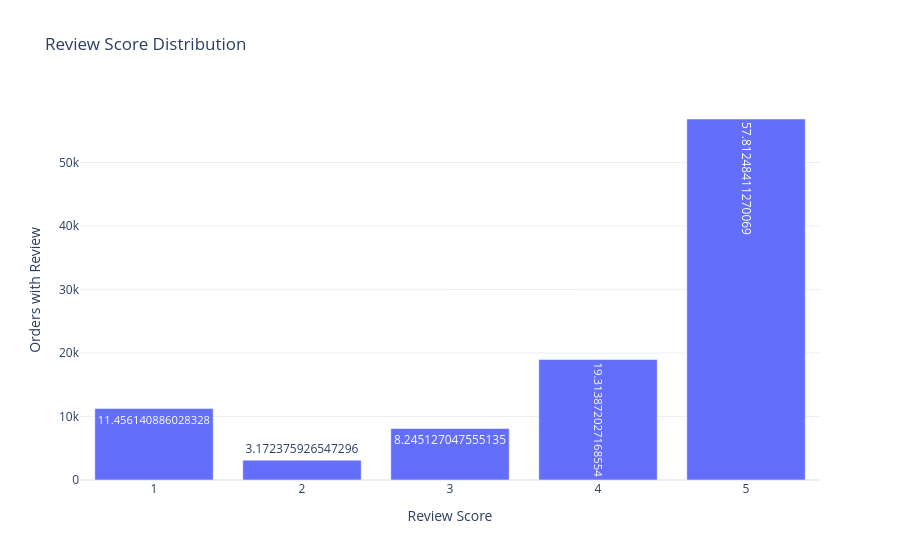

The notebook cell saved with this chart:
### Markdown cell above
## 9. Customer experience and reviews

### Code cell
# ============================================================
# 9. Customer experience
# ============================================================
review_distribution = (
    master_period["review_score"]
    .value_counts()
    .sort_index()
    .rename_axis("review_score")
    .reset_index(name="count")
)
review_distribution["share_pct"] = (
    review_distribution["count"] / review_distribution["count"].sum() * 100
)

fig = px.bar(
    review_distribution,
    x="review_score",
    y="count",
    text="share_pct",
    title="Review Score Distribution",
    labels={"review_score": "Review Score", "count": "Orders with Review"}
)
fig.update_layout(template="plotly_white")
fig.show()

review_delay = (
    master_delivered
    .dropna(subset=["review_score", "is_delayed"])
    .groupby("is_delayed", as_index=False)
    .agg(
        avg_review_score=("review_score", "mean"),
        order_count=("order_id", "count")
    )
)
review_delay["delivery_status"] = review_delay["is_delayed"].map(
    {0: "On Time", 1: "Delayed"}
)
display(review_delay)

### Figure 1 — Plotly figure (JSON) as saved in the notebook; plotly's stock layout.template omitted (floating-point values rounded to 4 significant figures)
{"data": [{"hovertemplate": "Review Score=%{x}<br>Orders with Review=%{y}<br>share_pct=%{text}<extra></extra>", "legendgroup": "", "marker": {"color": "#636efa", "pattern": {"shape": ""}}, "name": "", "orientation": "v", "showlegend": false, "text": [11.46, 3.172, 8.245, 19.31, 57.81], "textposition": "auto", "type": "bar", "x": [1.0, 2.0, 3.0, 4.0, 5.0], "xaxis": "x", "y": [11267, 3120, 8109, 18995, 56858], "yaxis": "y"}], "layout": {"barmode": "relative", "legend": {"tracegroupgap": 0}, "title": {"text": "Review Score Distribution"}, "xaxis": {"anchor": "y", "domain": [0, 1], "title": {"text": "Review Score"}}, "yaxis": {"anchor": "x", "domain": [0, 1], "title": {"text": "Orders with Review"}}}}
